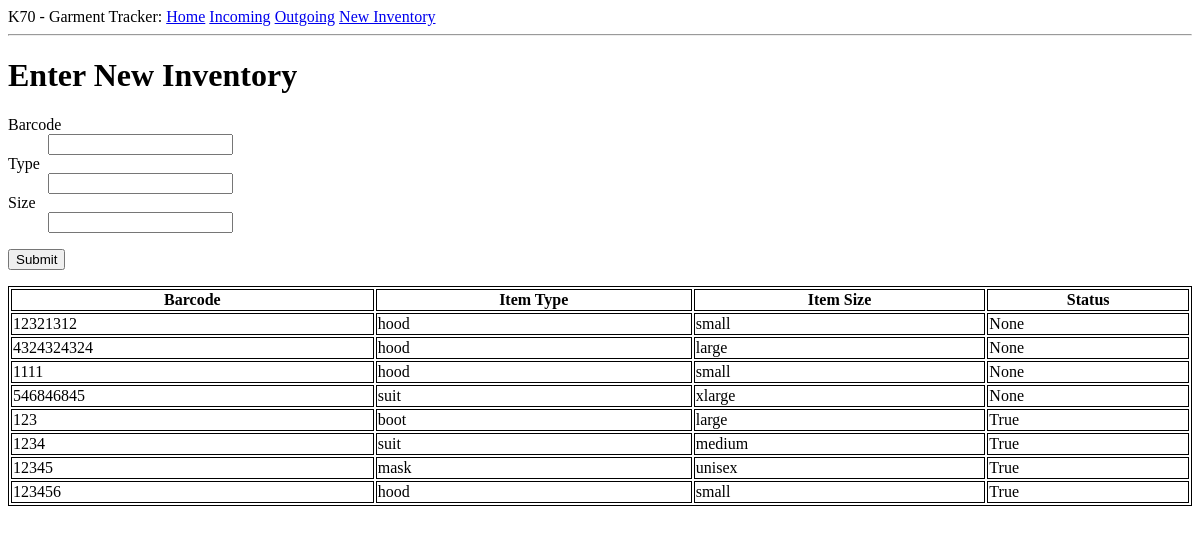
Before: /New_inventory with the older database file.
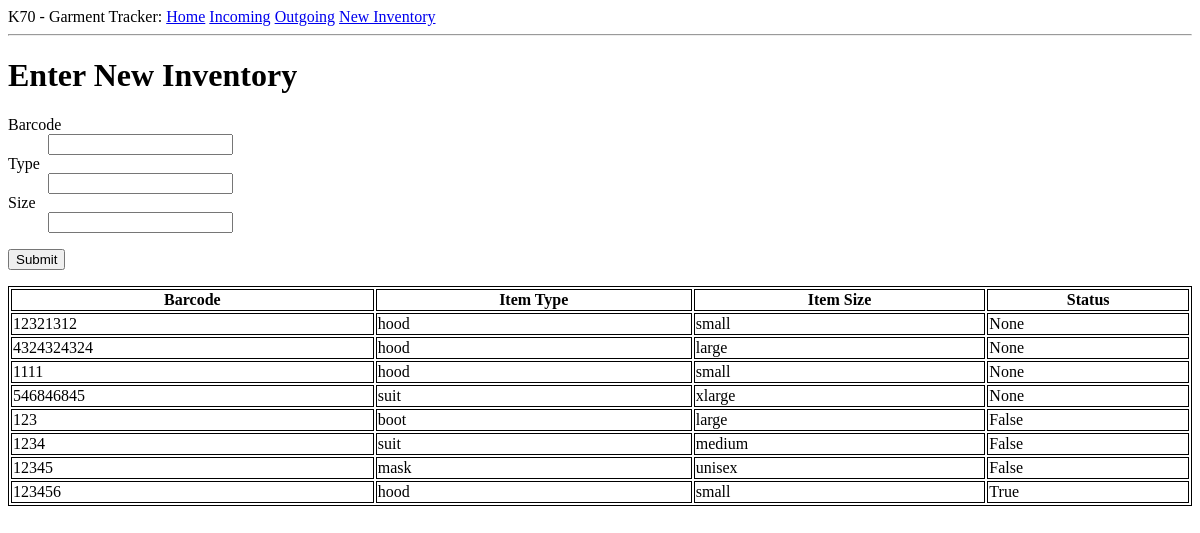
After: the same page with the newer database file.
### app/models.py (models this page shows, shortened)
class Laundry(db.Model):
    id = db.Column(db.Integer, primary_key=True)
    barcode = db.Column(db.String(20), index = True)
    item_type = db.Column(db.String(10), index = True)
    item_size = db.Column(db.String(10), index = True)
    item_note = db.Column(db.String(20), index = True)
    status = db.Column(db.Boolean(), index=True)
    time_stamps = db.relationship('Timestamp', backref="item", lazy= 'dynamic')

### app/routes.py (the view)
@app.route('/New_inventory', methods = ['GET', 'POST'])
def New_inventory():
    form = item_template()
    if form.validate_on_submit():
        new_item = Laundry(barcode = form.barcode.data, item_type=form.type.data,item_size=form.size.data, status=True)
        db.session.add(new_item)
        db.session.commit()
        flash('Item has entered the database!')
        return redirect(url_for('New_inventory'))
    items = Laundry.query.all()
    return render_template('New_inventory.html', title='New_inventory', form=form, items=items)

### app/forms.py
class item_template(FlaskForm):
    barcode = StringField('Barcode', validators=[DataRequired()])
    type = StringField('Type', validators=[DataRequired()])
    size = StringField('Size', validators=[DataRequired()])
    status = BooleanField('Status')
    submit = SubmitField('Enter Item')

### app/templates/New_inventory.html (shortened to what this page needs)
{% extends "base.html" %}
{% block content %}
<h1>Enter New Inventory</h1>
<form action="" method="post">
    {% from "_formhelpers.html" import render_field %}
    <dl>
        {{ render_field(form.barcode) }}
        {{ render_field(form.type) }}
        {{ render_field(form.size) }}
    </dl>
    <p><input type="submit" value=Submit></p>
</form>
<table style="width:100%">
    <tr valign="top">
        <th>Barcode</th>
        <th>Item Type</th>
        <th>Item Size</th>
        <th>Status</th>
    </tr>
    {% for item in items %}
    <tr>
        <td>{{ item.barcode }}</td><td>{{ item.item_type }}</td><td>{{ item.item_size }}</td><td>{{ item.status }}</td>
    </tr>
    {% endfor %}
</table>
{% endblock %}

Changed rows visible on the page:
changed Laundry "boot": status "True" → "False"
changed Laundry "medium": status "True" → "False"
changed Laundry "mask": status "True" → "False"
